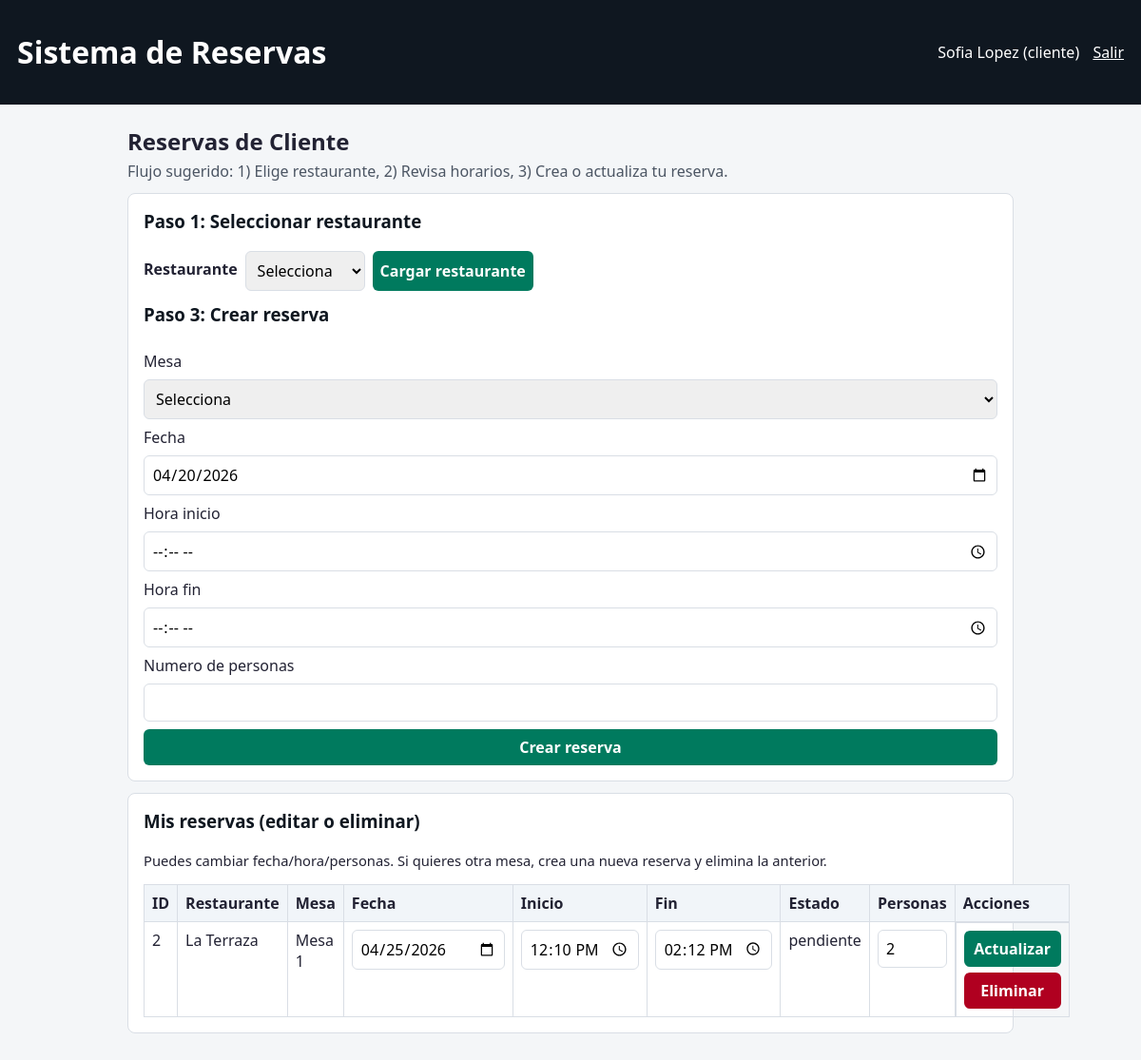
Screenshot of /cliente/reservas (signed in) with the database file from the repository.
### tables this page shows
CREATE TABLE reserva (
				id_reserva INTEGER PRIMARY KEY AUTOINCREMENT,
				id_cliente INTEGER NOT NULL,
				id_disponibilidad INTEGER NOT NULL,
				estado TEXT NOT NULL DEFAULT 'pendiente',
				num_personas INTEGER NOT NULL,
				FOREIGN KEY (id_cliente) REFERENCES cliente(id_cliente) ON DELETE CASCADE,
				FOREIGN KEY (id_disponibilidad) REFERENCES disponibilidad(id_disponibilidad) ON DELETE CASCADE
			);

CREATE TABLE restaurante (
				id_restaurante INTEGER PRIMARY KEY AUTOINCREMENT,
				nombre TEXT NOT NULL,
				direccion TEXT NOT NULL,
				telefono TEXT,
				descripcion TEXT
			);

CREATE TABLE mesa (
				id_mesa INTEGER PRIMARY KEY AUTOINCREMENT,
				id_restaurante INTEGER NOT NULL,
				numero INTEGER NOT NULL,
				capacidad INTEGER NOT NULL,
				estado TEXT NOT NULL DEFAULT 'activa',
				FOREIGN KEY (id_restaurante) REFERENCES restaurante(id_restaurante) ON DELETE CASCADE
			);

CREATE TABLE disponibilidad (
				id_disponibilidad INTEGER PRIMARY KEY AUTOINCREMENT,
				id_mesa INTEGER NOT NULL,
				fecha TEXT NOT NULL,
				hora_inicio TEXT NOT NULL,
				hora_fin TEXT NOT NULL,
				estado TEXT NOT NULL DEFAULT 'disponible',
				FOREIGN KEY (id_mesa) REFERENCES mesa(id_mesa) ON DELETE CASCADE,
				UNIQUE (id_mesa, fecha, hora_inicio, hora_fin)
			);

### presentacion/controllers/cliente_controller.py (the view, shortened to what this page needs)
@cliente_bp.route("/reservas", methods=["GET", "POST"])
@login_required
@role_required("cliente")
def reservas():
    _, reserva_service, _ = get_services()
    restaurantes = reserva_service.listar_restaurantes()
    reservas_cliente = reserva_service.listar_reservas_cliente(
        session["usuario"]["id_cliente"]
    )
    mesas = []
    horarios = []
    selected_restaurante = request.args.get("restaurante")
    if request.method == "POST":
        selected_restaurante = request.form.get("id_restaurante") or request.form.get(
            "id_restaurante_selected"
        )
    if selected_restaurante:
        mesas = reserva_service.listar_mesas_por_restaurante(selected_restaurante)
        horarios = reserva_service.listar_horarios_por_restaurante(selected_restaurante)
    return render_template(
        "cliente_reservas.html",
        restaurantes=restaurantes,
        mesas=mesas,
        horarios=horarios,
        selected_restaurante=selected_restaurante,
        reservas=reservas_cliente,
    )

### datos/ConexionDB.py (called while the page is built)
	def __new__(cls, db_path=None):
		if cls._instancia is None:
			cls._instancia = super().__new__(cls)
			cls._instancia._inicializada = False
		return cls._instancia

	@classmethod
	def get_instance(cls, db_path=None):
		return cls(db_path)

	def conectar(self):
		return self._conexion

### datos/dao/restaurante_dao.py (called while the page is built)
    def listar_todos(self):
        return self.db.execute("SELECT * FROM restaurante ORDER BY nombre").fetchall()

### negocio/builders.py (called while the page is built)
    def reset(self):
        self._data = {
            "id_reserva": None,
            "id_cliente": None,
            "id_disponibilidad": None,
            "estado": "pendiente",
            "num_personas": 1,
        }
        return self

### negocio/services.py (called while the page is built)
    def listar_restaurantes(self):
        return self.restaurante_dao.listar_todos()

    def listar_reservas_cliente(self, id_cliente):
        return self.reserva_dao.buscar_detalladas_por_cliente(id_cliente)

### presentacion/controllers/common.py (called while the page is built)
def get_services():
    conexion = ConexionDB.get_instance()
    db = conexion.conectar()
    return AuthService(db), ReservaService(db), AdminService(db)

def login_required(func):
    @wraps(func)
    def wrapper(*args, **kwargs):
        if "usuario" not in session:
            flash("Debes iniciar sesion", "error")
            return redirect(url_for("auth.login"))
        return func(*args, **kwargs)
    return wrapper

def role_required(role):
    def decorator(func):
        @wraps(func)
        def wrapper(*args, **kwargs):
            usuario = session.get("usuario")
            if not usuario or usuario.get("rol") != role:
                flash("No tienes permisos para esta seccion", "error")
                return redirect(url_for("main.index"))
            return func(*args, **kwargs)
        return wrapper
    return decorator

### presentacion/templates/cliente_reservas.html (shortened to what this page needs)
{% extends 'base.html' %}
{% block content %}
<section class="page-head">
    <h2>Reservas de Cliente</h2>
    <p>Flujo sugerido: 1) Elige restaurante, 2) Revisa horarios, 3) Crea o actualiza tu reserva.</p>
</section>
<section class="card">
    <h3>Paso 1: Seleccionar restaurante</h3>
    <form method="get" class="form-inline">
        <label>Restaurante</label>
        <select name="restaurante" required>
            <option value="">Selecciona</option>
        </select>
        <button type="submit">Cargar restaurante</button>
    </form>
    <form method="post" class="form-grid mt">
        <h3>Paso 3: Crear reserva</h3>
        <label>Mesa</label>
        <select name="id_mesa" required>
            <option value="">Selecciona</option>
        </select>
        <label>Fecha</label>
        <input type="date" name="fecha" required>
        <label>Hora inicio</label>
        <input type="time" name="hora_inicio" required>
        <label>Hora fin</label>
        <input type="time" name="hora_fin" required>
        <label>Numero de personas</label>
        <input type="number" name="num_personas" min="1" required>
        <button type="submit">Crear reserva</button>
    </form>
</section>
<section class="card mt">
    <h3>Mis reservas (editar o eliminar)</h3>
    <p class="mini">Puedes cambiar fecha/hora/personas. Si quieres otra mesa, crea una nueva reserva y elimina la anterior.</p>
    <table>
        <thead>
            <tr>
                <th>ID</th>
                <th>Restaurante</th>
                <th>Mesa</th>
                <th>Fecha</th>
                <th>Inicio</th>
                <th>Fin</th>
                <th>Estado</th>
                <th>Personas</th>
                <th>Acciones</th>
            </tr>
        </thead>
        <tbody>
            {% for r in reservas %}
            <tr>
                <form method="post">
                    <td>
                        {{ r.id_reserva }}
                    </td>
                    <td>{{ r.restaurante_nombre }}</td>
                    <td>
                        Mesa {{ r.mesa_numero }}
                    </td>
                    <td><input type="date" name="fecha" value="{{ r.fecha }}" required></td>
                    <td><input type="time" name="hora_inicio" value="{{ r.hora_inicio }}" required></td>
                    <td><input type="time" name="hora_fin" value="{{ r.hora_fin }}" required></td>
                    <td>{{ r.estado }}</td>
                    <td><input type="number" name="num_personas" min="1" value="{{ r.num_personas }}" required></td>
                    <td class="actions">
                        <button type="submit" name="accion" value="actualizar">Actualizar</button>
                        <button type="submit" class="danger" name="accion" value="eliminar" onclick="return confirm('Eliminar reserva?')">Eliminar</button>
                    </td>
                </form>
            </tr>
            {% else %}
            <tr><td colspan="9">Aun no tienes reservas</td></tr>
            {% endfor %}
        </tbody>
    </table>
</section>
{% endblock %}

### presentacion/templates/base.html (shortened to what this page needs)
<!doctype html>
<html lang="es">
<head>
    <link rel="stylesheet" href="{{ url_for('static', filename='css/style.css') }}">
</head>
<body>
<header class="topbar">
    <h1>Sistema de Reservas</h1>
    <nav>
        {% if session.get('usuario') %}
            <span>{{ session['usuario']['nombre'] }} ({{ session['usuario']['rol'] }})</span>
            <a href="{{ url_for('auth.logout') }}">Salir</a>
        {% endif %}
    </nav>
</header>
<main class="container">
    {% block content %}{% endblock %}
</main>
</body>
</html>

### presentacion/static/css/style.css (style rules this page uses)
:root { --bg: #f4f6f8; --card: #ffffff; --line: #d9dee5; --text: #223; --accent: #007a5e; --accent-soft: #d8f2eb; --danger: #b00020; }
* { box-sizing: border-box; }
body { margin: 0; font-family: "Segoe UI", Tahoma, sans-serif; background: var(--bg); color: var(--text); }
.topbar { background: #0f1720; color: #fff; padding: 12px 18px; display: flex; justify-content: space-between; align-items: center; }
.topbar a { color: #fff; margin-left: 10px; }
.container { max-width: 960px; margin: 22px auto; padding: 0 14px 24px; }
.card { background: var(--card); border: 1px solid var(--line); border-radius: 8px; padding: 16px; }
.page-head { margin-bottom: 12px; }
.page-head h2 { margin: 0 0 4px; }
.page-head p { margin: 0; color: #4b5563; }
.form-grid { display: grid; gap: 8px; }
.form-inline { display: flex; gap: 8px; flex-wrap: wrap; }
input, select, textarea, button { width: 100%; padding: 8px; border: 1px solid var(--line); border-radius: 6px; font: inherit; }
.form-inline input, .form-inline select, .form-inline button { width: auto; }
button { background: var(--accent); color: #fff; border: none; cursor: pointer; font-weight: 600; }
button.danger { background: var(--danger); }
table { width: 100%; border-collapse: collapse; }
th, td { border: 1px solid var(--line); padding: 8px; text-align: left; vertical-align: top; }
th { background: #f1f5f9; }
.mt { margin-top: 12px; }
.mini { font-size: 0.92rem; }
.actions { display: grid; gap: 6px; min-width: 120px; }
.card h3 { margin-top: 0; }
.card h2, .card h3 { color: #0f1720; }
.form-inline label { font-weight: 600; padding-top: 8px; }

### rows the page displays
reserva: id_reserva "2", restaurante_nombre "La Terraza", mesa_numero "1", fecha "04/25/2026", hora_inicio "12:10", hora_fin "14:12", estado "pendiente", num_personas "2"

### other values shown
{{ session['usuario']['nombre'] }} "Sofia Lopez"
{{ session['usuario']['rol'] }} "cliente"
